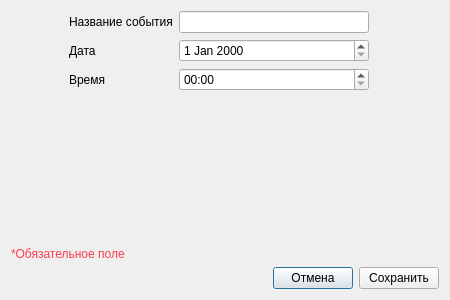
<?xml version="1.0" encoding="UTF-8"?>
<ui version="4.0">
 <class>CCreationMenu</class>
 <widget class="QDialog" name="CCreationMenu">
  <property name="windowModality">
   <enum>Qt::WindowModal</enum>
  </property>
  <property name="geometry">
   <rect>
    <x>0</x>
    <y>0</y>
    <width>450</width>
    <height>300</height>
   </rect>
  </property>
  <property name="sizePolicy">
   <sizepolicy hsizetype="Fixed" vsizetype="Fixed">
    <horstretch>0</horstretch>
    <verstretch>0</verstretch>
   </sizepolicy>
  </property>
  <property name="minimumSize">
   <size>
    <width>450</width>
    <height>300</height>
   </size>
  </property>
  <property name="maximumSize">
   <size>
    <width>450</width>
    <height>300</height>
   </size>
  </property>
  <property name="windowTitle">
   <string>Создание события</string>
  </property>
  <property name="modal">
   <bool>true</bool>
  </property>
  <layout class="QVBoxLayout" name="verticalLayout">
   <item>
    <layout class="QHBoxLayout" name="horizontalLayout_2">
     <item>
      <spacer name="horizontalSpacer">
       <property name="orientation">
        <enum>Qt::Horizontal</enum>
       </property>
       <property name="sizeHint" stdset="0">
        <size>
         <width>40</width>
         <height>20</height>
        </size>
       </property>
      </spacer>
     </item>
     <item>
      <layout class="QFormLayout" name="formLayout_2">
       <item row="0" column="0">
        <widget class="QLabel" name="label">
         <property name="text">
          <string>Название события</string>
         </property>
        </widget>
       </item>
       <item row="0" column="1">
        <widget class="QLineEdit" name="lineEdit">
         <property name="sizePolicy">
          <sizepolicy hsizetype="Fixed" vsizetype="Fixed">
           <horstretch>0</horstretch>
           <verstretch>0</verstretch>
          </sizepolicy>
         </property>
         <property name="minimumSize">
          <size>
           <width>190</width>
           <height>0</height>
          </size>
         </property>
         <property name="maxLength">
          <number>250</number>
         </property>
        </widget>
       </item>
       <item row="1" column="0">
        <widget class="QLabel" name="label_2">
         <property name="text">
          <string>Дата</string>
         </property>
        </widget>
       </item>
       <item row="1" column="1">
        <widget class="QDateEdit" name="dateEdit">
         <property name="focusPolicy">
          <enum>Qt::StrongFocus</enum>
         </property>
        </widget>
       </item>
       <item row="2" column="0">
        <widget class="QLabel" name="label_3">
         <property name="text">
          <string>Время</string>
         </property>
        </widget>
       </item>
       <item row="2" column="1">
        <widget class="QTimeEdit" name="timeEdit">
         <property name="focusPolicy">
          <enum>Qt::StrongFocus</enum>
         </property>
         <property name="displayFormat">
          <string>HH:mm</string>
         </property>
         <property name="calendarPopup">
          <bool>false</bool>
         </property>
        </widget>
       </item>
      </layout>
     </item>
     <item>
      <layout class="QFormLayout" name="formLayout">
       <item row="0" column="0">
        <widget class="QLabel" name="label_noName">
         <property name="text">
          <string/>
         </property>
        </widget>
       </item>
      </layout>
     </item>
     <item>
      <spacer name="horizontalSpacer_2">
       <property name="orientation">
        <enum>Qt::Horizontal</enum>
       </property>
       <property name="sizeHint" stdset="0">
        <size>
         <width>40</width>
         <height>20</height>
        </size>
       </property>
      </spacer>
     </item>
    </layout>
   </item>
   <item>
    <spacer name="verticalSpacer">
     <property name="orientation">
      <enum>Qt::Vertical</enum>
     </property>
     <property name="sizeHint" stdset="0">
      <size>
       <width>20</width>
       <height>108</height>
      </size>
     </property>
    </spacer>
   </item>
   <item>
    <widget class="QLabel" name="label_ReqName">
     <property name="text">
      <string>&lt;html&gt;&lt;head/&gt;&lt;body&gt;&lt;p&gt;&lt;span style=&quot; color:#ff3c4d;&quot;&gt;*Обязательное поле&lt;/span&gt;&lt;/p&gt;&lt;/body&gt;&lt;/html&gt;</string>
     </property>
    </widget>
   </item>
   <item>
    <layout class="QHBoxLayout" name="horizontalLayout">
     <item>
      <spacer name="horizontalSpacer_3">
       <property name="orientation">
        <enum>Qt::Horizontal</enum>
       </property>
       <property name="sizeHint" stdset="0">
        <size>
         <width>40</width>
         <height>20</height>
        </size>
       </property>
      </spacer>
     </item>
     <item>
      <widget class="QPushButton" name="closeButton">
       <property name="text">
        <string>Отмена</string>
       </property>
      </widget>
     </item>
     <item>
      <widget class="QPushButton" name="saveButton">
       <property name="text">
        <string>Сохранить</string>
       </property>
      </widget>
     </item>
    </layout>
   </item>
  </layout>
 </widget>
 <tabstops>
  <tabstop>lineEdit</tabstop>
  <tabstop>dateEdit</tabstop>
  <tabstop>timeEdit</tabstop>
  <tabstop>saveButton</tabstop>
  <tabstop>closeButton</tabstop>
 </tabstops>
 <resources/>
 <connections/>
</ui>
